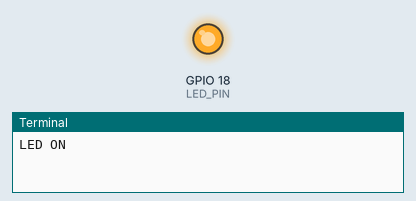
Simulated run of this program. Board: Raspberry Pi (BCM pin numbers). Parts: output pins drawn as LEDs (lit = HIGH), the last lines printed to the terminal. At 2.0 s the program stops and its outputs stay as they are.

Above: at 0.1 s.
At 2.1 s:
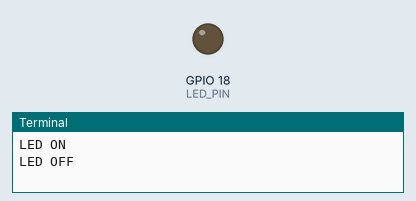
Timing chart, 0 to 3.5 s (numbered marks = the images above):
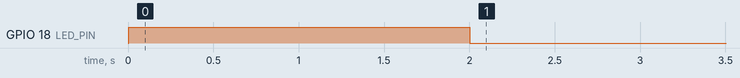

Measured:
- by itself, GPIO 18 (LED_PIN): LOW → HIGH at 0.00 s, → LOW 2.0 s later

The program:

ex1_led.py
```python
import lgpio
import time
 # GPIO 핀 설정
LED_PIN = 18
 # GPIO 핸들 열기
h = lgpio.gpiochip_open(0)
 # LED_PIN을 출력 모드로 설정
lgpio.gpio_claim_output(h, LED_PIN)
 # LED 켜기
lgpio.gpio_write(h, LED_PIN, 1)  # HIGH 신호
print("LED ON")

time.sleep(2)
 # LED 끄기
lgpio.gpio_write(h, LED_PIN, 0)  # LOW 신호
print("LED OFF")
 # GPIO 핸들 닫기
lgpio.gpiochip_close(h)
```
